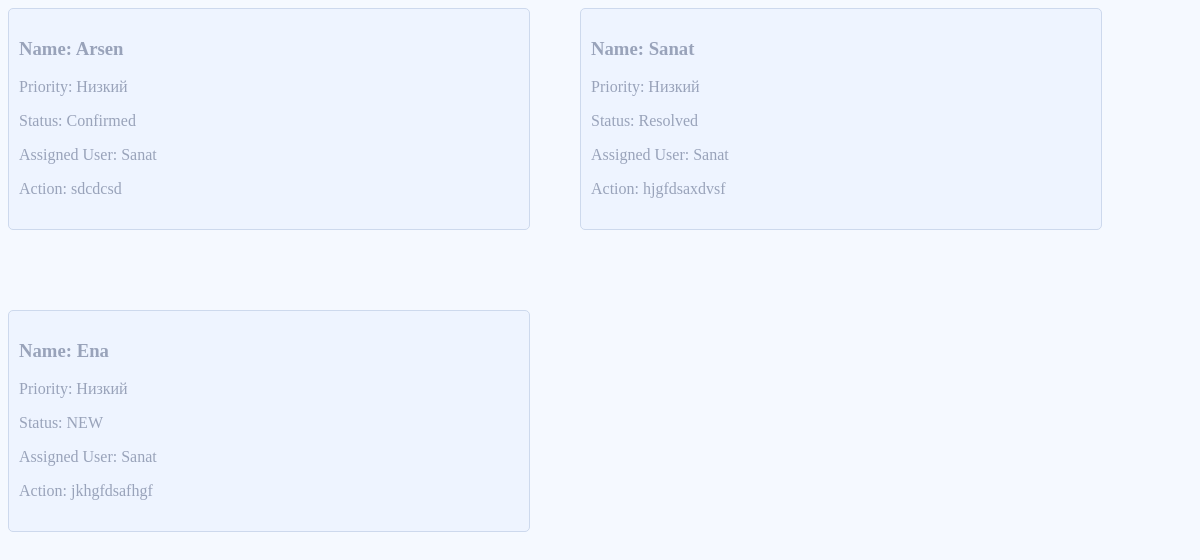
Screenshot of /problems/ (signed in) with the database file from the repository.
### den/models.py (models this page shows)
class Problem(models.Model):
    firstname = models.CharField(null=False, max_length=255)
    number = models.IntegerField(null=False)
    email = models.EmailField(null=False)
    problems = models.TextField(null=False, max_length=255)
    created_at = models.DateTimeField(auto_now_add=True)
    PRIORITY_CHOICES = [
        ('Низкий', 'Низкий'),
        ('Средний', 'Средний'),
        ('Высокий', 'Высокий'),
    ]
    priority = models.CharField(
        max_length=20,
        choices=PRIORITY_CHOICES,
        default='Низкий',
    )
    STATUS_CHOICES = [
        ('NEW', 'NEW'),
        ('In Progress', 'In Progress'),
        ('Resolved', 'Resolved'),
        ('Confirmed', 'Confirmed'),
    ]
    status = models.CharField(
        max_length=20, choices=STATUS_CHOICES,
        default='NEW',
    )
    assigned_user = models.ForeignKey(User, null=True, on_delete=models.DO_NOTHING , related_name='assigned_problems')
    resolved_user = models.ForeignKey(User, null=True, on_delete=models.DO_NOTHING ,related_name='resolved_problems')
    class Meta:
        verbose_name = 'Problem'
        verbose_name_plural = 'Problems'

class Action(models.Model):
    action = models.CharField(max_length=255, null=True, default="")
    user_name = models.ForeignKey(Problem, on_delete=models.CASCADE, null=False, related_name='action')

### den/views.py (the view)
# urls.py: path('problems/', view_problems),
def view_problems(request):
    if request.user.is_authenticated:
        if request.method == 'GET':
            user = request.user
            problems = Problem.objects.filter(assigned_user=user)
            user_actions = Action.objects.select_related('user_name').all()
            return render(request, 'view_problem.html', {'problems': problems, 'user_actions': user_actions})
    else:
        return redirect('/auth/login/')

### den/templates/view_problem.html (shortened to what this page needs)
{% extends 'base.html' %}
{% load static %}
{% block content %}
  <div class="card-group" >
    {% for problem in problems %}
    <a style="text-decoration: none;" href="details_problems/{{problem.id}}/">
              <div class="card">
                   <h3 class="card-title">Name: {{problem.firstname}}</h3>
                   <p class="card-text">Priority: {{problem.priority}}</p>
                   <p  class="card-text">Status: {{problem.status}}</p>
                   <p  class="card-text">Assigned User: {{problem.assigned_user}}</p>
                    {% for user_action in user_actions %}
                     {% if user_action.id == problem.id %}
                    <p  class="card-text">Action: {{user_action.action}}</p>
                    {% endif %}
                    {% endfor %}
              </div>
            </a>
    {% endfor %}
  </div>
{% endblock %}

### templates/base.html (shortened to what this page needs)
{% load static %}
<html>
    <head>
        <link href="{% static 'css/style.css' %}" rel="stylesheet" />
    </head>
    <body>
        {% block content %}
        {% endblock %}
    </body>
</html>

### static/css/style.css (style rules this page uses)
body { background: #F5F9FF; }
.card { padding: 10px; width: 500px; margin-bottom: 30px; color: #99A3BA; border-radius: 5px; height: 200px; border: 1px solid #CDD9ED; background-color: #EEF4FF; }
.card-group { display: flex; flex-wrap: wrap; gap: 50px; }

### rows the page displays
Problem: firstname "Arsen", priority "Низкий", status "Confirmed", assigned_user "Sanat"
Action: action "sdcdcsd"
Problem: firstname "Sanat", priority "Низкий", status "Resolved", assigned_user "Sanat"
Action: action "hjgfdsaxdvsf"
Problem: firstname "Ena", priority "Низкий", status "NEW", assigned_user "Sanat"
Action: action "jkhgfdsafhgf"
